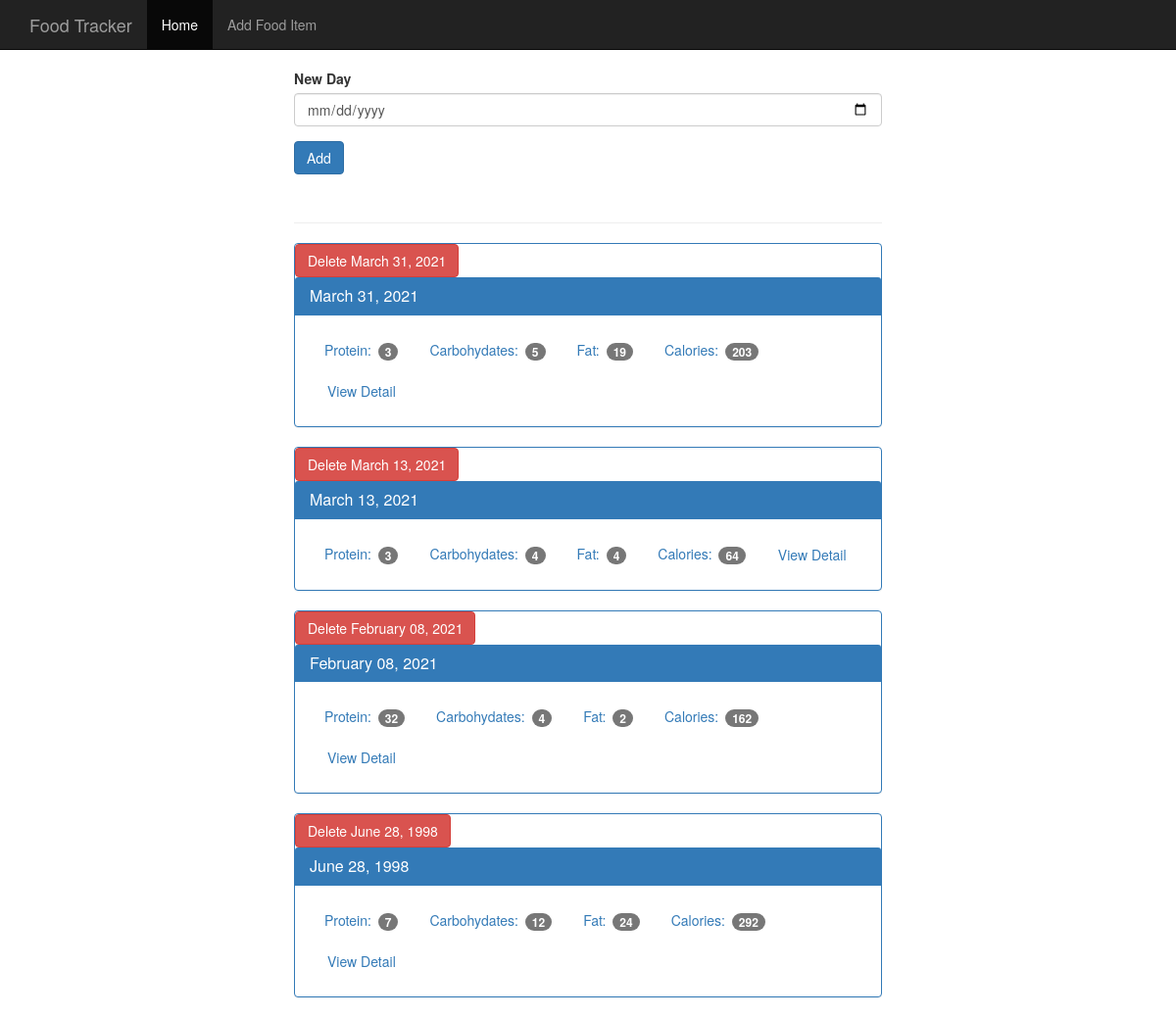
The page / on the database its author committed.
### tables this page shows
CREATE TABLE log_date (
  id integer primary key autoincrement,
  entry_date date not null
);

### app.py (the view)
@app.route('/',methods=["POST",'GET'])
def index():
    try:
        db = get_db()
        if request.method == 'POST':
            date = request.form['date']
            dt = datetime.strptime(date,'%Y-%m-%d')
            db_date = datetime.strftime(dt,'%Y%m%d')
            db.execute('insert into log_date (entry_date) values (?)',[db_date])
            db.commit()
        cur = db.execute('select log_date.entry_date,sum(food.protein) as protein,sum(food.carbohydrate) as carbohydrate, sum(food.fat) as fat, sum(food.calories)\
         as calories from log_date join food_date on food_date.log_date_id = log_date.id join food on food.id = food_date.food_id\
          group by log_date.id order by log_date.entry_date desc')
        result = cur.fetchall()
        date_res = []
        for i in result:
            single_date = {}
            single_date['entry_date'] = i['entry_date']
            single_date['protein'] = i['protein']
            single_date['carbohydrate'] = i['carbohydrate']
            single_date['fat'] = i['fat']
            single_date['calories'] = i['calories']
            d = datetime.strptime(str(i['entry_date']),'%Y%m%d')
            single_date['pretty_date'] = datetime.strftime(d,'%B %d, %Y')
            date_res.append(single_date)
        return render_template('home.html',rest = date_res)
    except Exception as e:
        return "<h1>Error Ocuured : {} </h1>".format(e)

### database.py (called while the page is built)
def connect_db():
    sql = sqlite3.connect('food_log2.db')
    sql.row_factory = sqlite3.Row
    return sql

def get_db():
    if not hasattr(g,'sqlite_db'):
        g.sqlite_db = connect_db()
    return g.sqlite_db

### templates/home.html
{% extends "base.html" %}
{% block body %}
    <nav class="navbar navbar-inverse navbar-fixed-top">
      <div class="container">
        <div class="navbar-header">
          <a class="navbar-brand" href="{{ url_for('index') }}">Food Tracker</a>
        </div>
        <div id="navbar" class="navbar-collapse collapse">
          <ul class="nav navbar-nav">
            <li class="active"><a href="{{ url_for('index') }}">Home</a></li>
            <li><a href="{{ url_for('food') }}">Add Food Item</a></li>
          </ul>
        </div>
      </div>
    </nav>
    <div class="container theme-showcase col-sm-6 col-sm-offset-3" role="main">
      <div class="row">
        <div>
          <form method="POST" action="/">
            <div class="form-group">
              <label for="new-day">New Day</label>
              <input type="date" class="form-control" name="date" id="new-day">
            </div>
            <button type="submit" class="btn btn-primary">Add</button>
          </form>
          <div class="page-header"></div>
          {% for r in rest %}
          <div class="panel panel-primary">
            <a class="btn btn-danger" href='/delete_date/{{r.entry_date}}'>Delete {{r.pretty_date}}</a>
            <div class="panel-heading">
              <h3 class="panel-title">{{ r.pretty_date }}</h3>
            </div>
            <div class="panel-body">
              <ul class="nav nav-pills" role="tablist">
                <li><a>Protein: <span class="badge">{{ r.protein }}</span></a></li>
                <li><a>Carbohydates: <span class="badge">{{ r.carbohydrate }}</span></a></li>
                <li><a>Fat: <span class="badge">{{ r.fat }}</span></a></li>
                <li><a>Calories: <span class="badge">{{ r.calories }}</span></a></li>
                <li><a href="{{ url_for('view', date=r.entry_date) }}" type="button" class="btn btn-link">View Detail</a></li>
              </ul>
            </div>
          </div>
          {% endfor %}
        </div>
      </div>
    </div>
{% endblock %}

### static/theme.css (style rules this page uses)
body { padding-top: 70px; padding-bottom: 30px; }

### rows shown on the page
log_date: pretty_date "March 31, 2021", protein "3", carbohydrate "5", fat "19", calories "203"
log_date: pretty_date "March 13, 2021", protein "3", carbohydrate "4", fat "4", calories "64"
log_date: pretty_date "February 08, 2021", protein "32", carbohydrate "4", fat "2", calories "162"
log_date: pretty_date "June 28, 1998", protein "7", carbohydrate "12", fat "24", calories "292"
